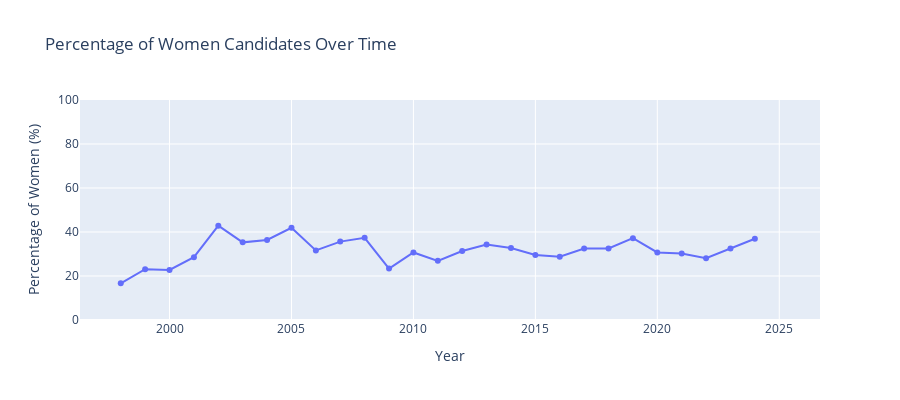

Notebook source saved alongside this figure:
### Markdown cell above
## 4. Trend in Gender Distribution by Year

### Code cell
# Calculate percentage of women by year
gender_by_year = full_df.groupby('year')['gender'].value_counts(normalize=True).unstack()
women_pct = gender_by_year['female'] * 100

# Create line plot
import plotly.graph_objects as go
fig = go.Figure()

fig.add_trace(
    go.Scatter(
        x=women_pct.index,
        y=women_pct.values,
        mode='lines+markers',
        name='Women',
        line=dict(width=2)
    )
)

# Update layout
fig.update_layout(
    title='Percentage of Women Candidates Over Time',
    xaxis_title='Year',
    yaxis_title='Percentage of Women (%)',
    yaxis=dict(range=[0, 100]),
    showlegend=False,
    height=400
)

# Save and display
pio.write_html(fig, file='../output/graphs/women_percentage_trend.html')
fig.show()

### Figure 1 — Plotly figure (JSON) as saved in the notebook; plotly's stock layout.template omitted (floating-point values rounded to 4 significant figures)
{"data": [{"line": {"width": 2}, "mode": "lines+markers", "name": "Women", "type": "scatter", "x": [1998, 1999, 2000, 2001, 2002, 2003, 2004, 2005, 2006, 2007, 2008, 2009, 2010, 2011, 2012, 2013, 2014, 2015, 2016, 2017, 2018, 2019, 2020, 2021, 2022, 2023, 2024, 2025], "y": [16.67, 23.08, 22.73, 28.57, 42.86, 35.29, 36.36, 41.94, 31.63, 35.63, 37.36, 23.36, 30.69, 26.9, 31.34, 34.27, 32.76, 29.55, 28.75, 32.47, 32.49, 37.21, 30.73, 30.22, 28.1, 32.53, 36.91, null]}], "layout": {"height": 400, "showlegend": false, "title": {"text": "Percentage of Women Candidates Over Time"}, "xaxis": {"title": {"text": "Year"}}, "yaxis": {"range": [0, 100], "title": {"text": "Percentage of Women (%)"}}}}
